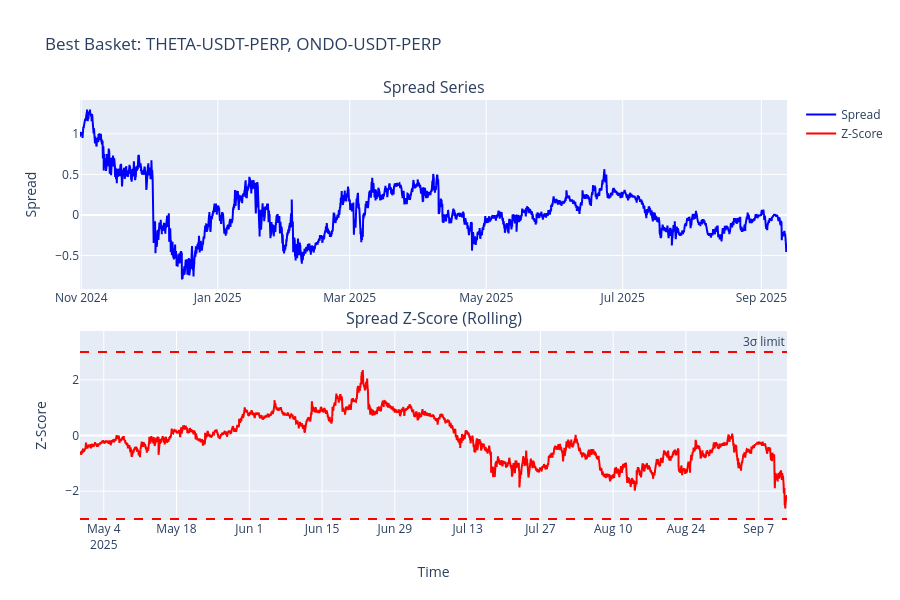
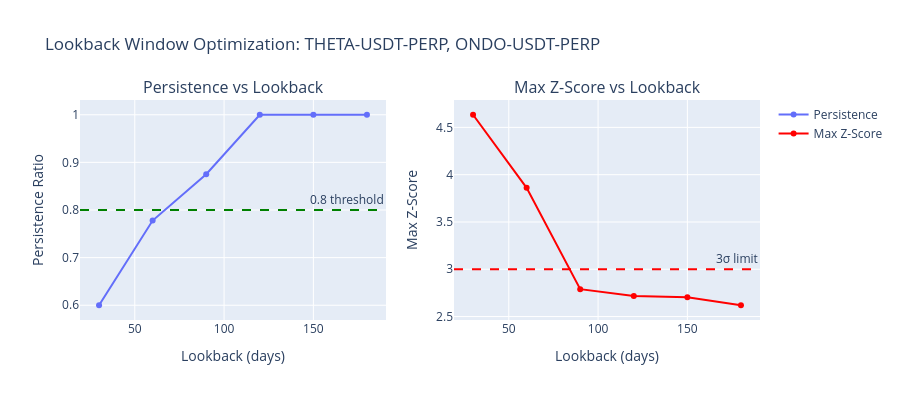

The cell these charts' notebook holds for them, in order:
### Code cell
# Phase 8: Visualization and reporting
if best_basket:
    plot_spread_analysis(best_basket, price_data)
    plot_lookback_optimization(best_basket)
    print_summary_statistics(best_basket)
else:
    print("No valid baskets found. Consider:")
    print("1. Relaxing persistence threshold (< 0.8)")
    print("2. Increasing max z-score limit (> 3.0)")
    print("3. Testing more basket combinations")

### Figure 1 — Plotly figure (JSON) as saved in the notebook; plotly's stock layout.template omitted (floating-point values rounded to 4 significant figures; data arrays with more than 128 entries replaced by an {"elided": "..."} marker saying what was removed)
{"data": [{"line": {"color": "blue"}, "name": "Spread", "type": "scatter", "x": {"elided": "30339 str values"}, "xaxis": "x", "y": {"elided": "30339 float values"}, "yaxis": "y"}, {"line": {"color": "red"}, "name": "Z-Score", "type": "scatter", "x": {"elided": "13059 str values"}, "xaxis": "x2", "y": {"elided": "13059 float values"}, "yaxis": "y2"}], "layout": {"annotations": [{"font": {"size": 16}, "showarrow": false, "text": "Spread Series", "x": 0.5, "xanchor": "center", "xref": "paper", "y": 1, "yanchor": "bottom", "yref": "paper"}, {"font": {"size": 16}, "showarrow": false, "text": "Spread Z-Score (Rolling)", "x": 0.5, "xanchor": "center", "xref": "paper", "y": 0.45, "yanchor": "bottom", "yref": "paper"}, {"showarrow": false, "text": "3σ limit", "x": 1, "xanchor": "right", "xref": "x2 domain", "y": 3, "yanchor": "bottom", "yref": "y2"}], "height": 600, "shapes": [{"line": {"color": "red", "dash": "dash"}, "type": "line", "x0": 0, "x1": 1, "xref": "x2 domain", "y0": 3, "y1": 3, "yref": "y2"}, {"line": {"color": "red", "dash": "dash"}, "type": "line", "x0": 0, "x1": 1, "xref": "x2 domain", "y0": -3, "y1": -3, "yref": "y2"}], "showlegend": true, "title": {"text": "Best Basket: THETA-USDT-PERP, ONDO-USDT-PERP"}, "xaxis": {"anchor": "y", "domain": [0, 1]}, "xaxis2": {"anchor": "y2", "domain": [0, 1], "title": {"text": "Time"}}, "yaxis": {"anchor": "x", "domain": [0.55, 1], "title": {"text": "Spread"}}, "yaxis2": {"anchor": "x2", "domain": [0, 0.45], "title": {"text": "Z-Score"}}}}

### Figure 2 — Plotly figure (JSON) as saved in the notebook; plotly's stock layout.template omitted (floating-point values rounded to 4 significant figures)
{"data": [{"mode": "lines+markers", "name": "Persistence", "type": "scatter", "x": [30, 60, 90, 120, 150, 180], "xaxis": "x", "y": [0.6, 0.7778, 0.875, 1, 1, 1], "yaxis": "y"}, {"line": {"color": "red"}, "mode": "lines+markers", "name": "Max Z-Score", "type": "scatter", "x": [30, 60, 90, 120, 150, 180], "xaxis": "x2", "y": [4.634, 3.861, 2.79, 2.718, 2.704, 2.619], "yaxis": "y2"}], "layout": {"annotations": [{"font": {"size": 16}, "showarrow": false, "text": "Persistence vs Lookback", "x": 0.225, "xanchor": "center", "xref": "paper", "y": 1, "yanchor": "bottom", "yref": "paper"}, {"font": {"size": 16}, "showarrow": false, "text": "Max Z-Score vs Lookback", "x": 0.775, "xanchor": "center", "xref": "paper", "y": 1, "yanchor": "bottom", "yref": "paper"}, {"showarrow": false, "text": "0.8 threshold", "x": 1, "xanchor": "right", "xref": "x domain", "y": 0.8, "yanchor": "bottom", "yref": "y"}, {"showarrow": false, "text": "3σ limit", "x": 1, "xanchor": "right", "xref": "x2 domain", "y": 3, "yanchor": "bottom", "yref": "y2"}], "height": 400, "shapes": [{"line": {"color": "green", "dash": "dash"}, "type": "line", "x0": 0, "x1": 1, "xref": "x domain", "y0": 0.8, "y1": 0.8, "yref": "y"}, {"line": {"color": "red", "dash": "dash"}, "type": "line", "x0": 0, "x1": 1, "xref": "x2 domain", "y0": 3, "y1": 3, "yref": "y2"}], "title": {"text": "Lookback Window Optimization: THETA-USDT-PERP, ONDO-USDT-PERP"}, "xaxis": {"anchor": "y", "domain": [0, 0.45], "title": {"text": "Lookback (days)"}}, "xaxis2": {"anchor": "y2", "domain": [0.55, 1], "title": {"text": "Lookback (days)"}}, "yaxis": {"anchor": "x", "domain": [0, 1], "title": {"text": "Persistence Ratio"}}, "yaxis2": {"anchor": "x2", "domain": [0, 1], "title": {"text": "Max Z-Score"}}}}
